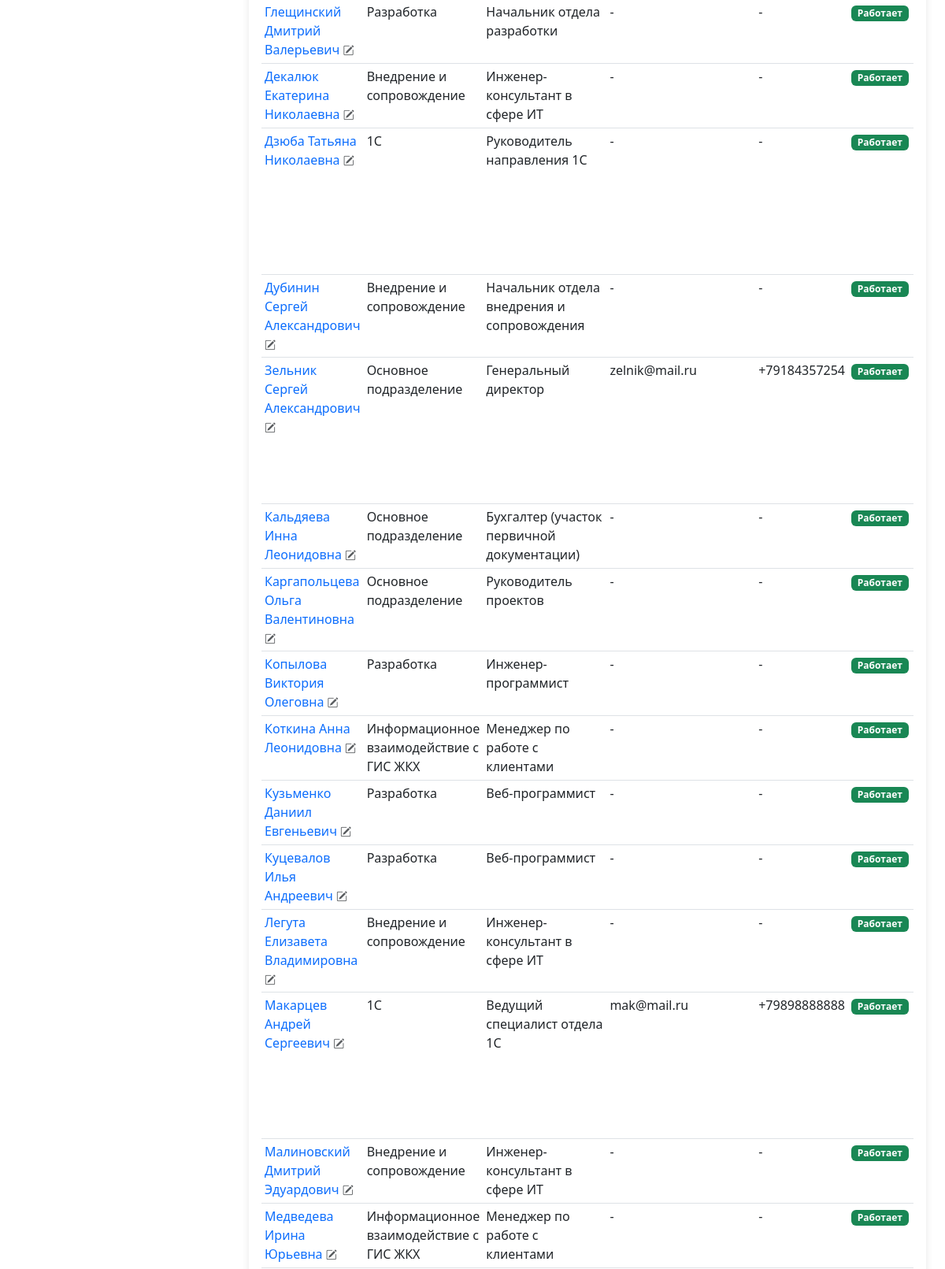
Page /app-admin/staff/ (signed in, middle part) on the earlier database version.
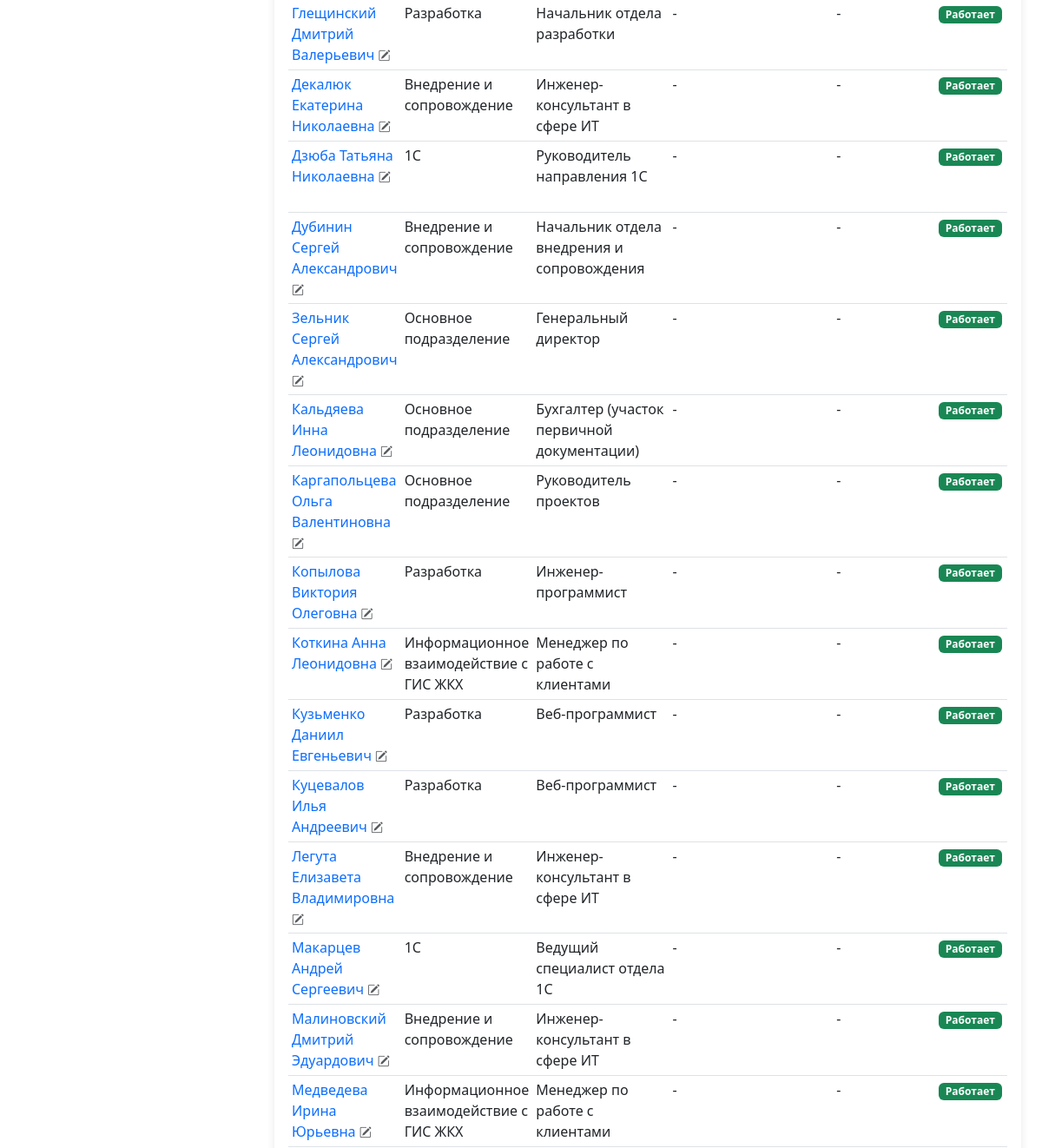
Same page on the later database version.
### employees/models.py (models this page shows, shortened)
class StaffMember(models.Model):
    GENDER_CHOICES = [
        ('M', 'Мужской'),
        ('F', 'Женский'),
    ]
    phone_regex = RegexValidator(
        regex=r'^\+?1?\d{9,15}$',
        message="Номер телефона должен быть в формате: '+999999999'. До 15 цифр."
    )
    first_name = models.CharField(max_length=150, verbose_name='Имя')
    last_name = models.CharField(max_length=150, verbose_name='Фамилия')
    middle_name = models.CharField(max_length=150, blank=True, verbose_name='Отчество')
    phone = models.CharField(validators=[phone_regex], max_length=17, blank=True, null=True, verbose_name='Телефон')
    email = models.EmailField(blank=True, null=True, verbose_name='Email')
    birth_date = models.DateField(null=True, blank=True, verbose_name='Дата рождения')
    department = models.ForeignKey(Department, on_delete=models.SET_NULL, null=True, blank=True, verbose_name='Отдел')
    position = models.ForeignKey(Position, on_delete=models.SET_NULL, null=True, blank=True, verbose_name='Должность')
    gender = models.CharField(max_length=1, choices=GENDER_CHOICES, null=True, blank=True, verbose_name='Пол')
    photo = models.ImageField(upload_to='staff_photos/', blank=True, null=True, verbose_name='Фото')
    office_start_date = models.DateField(verbose_name='С какого момента в офисе', default=timezone.now)
    is_active = models.BooleanField(default=True, verbose_name='Работает')
    employee_profile = models.OneToOneField(Employee, on_delete=models.SET_NULL, null=True, blank=True, related_name='staff_profile', verbose_name='Профиль в системе')
    participates_in_bonus = models.BooleanField(default=True, verbose_name='Участвует в системе премирования')
    class Meta:
        verbose_name = 'Сотрудник компании'
        verbose_name_plural = 'Сотрудники компании'
        ordering = ['last_name', 'first_name']
    def get_full_name(self):
        return f"{self.last_name} {self.first_name} {self.middle_name}".strip()

class Department(models.Model):
    name = models.CharField(max_length=100, verbose_name='Название отдела')
    class Meta:
        verbose_name = 'Отдел'
        verbose_name_plural = 'Отделы'
    def __str__(self):
        return self.name

class Position(models.Model):
    name = models.CharField(max_length=100, verbose_name='Название должности')
    department = models.ForeignKey(Department, on_delete=models.CASCADE, verbose_name='Отдел', related_name='positions', null=True, blank=True)
    class Meta:
        verbose_name = 'Должность'
        verbose_name_plural = 'Должности'

### employees/views.py (the view)
# urls.py: path('app-admin/staff/', views.admin_staff_manage_view, name='admin_staff_manage'),
@login_required
def admin_staff_manage_view(request):
    if not request.user.is_admin:
        messages.error(request, 'У вас нет прав доступа')
        return redirect('home')
    if request.method == 'POST':
        form = StaffMemberForm(request.POST, request.FILES)
        if form.is_valid():
            form.save()
            messages.success(request, 'Сотрудник успешно добавлен!')
            return redirect('admin_staff_manage')
    else:
        form = StaffMemberForm()
    staff_members = StaffMember.objects.select_related('department', 'position', 'employee_profile').order_by('last_name', 'first_name')
    context = {
        'form': form,
        'staff_members': staff_members,
    }
    return render(request, 'employees/admin_staff_manage.html', context)

### employees/context_processors.py (called while the page is built)
def notifications_count(request):
    if request.user.is_authenticated:
        unread_count = Notification.objects.filter(user=request.user, is_read=False).count()
        notifications = Notification.objects.filter(user=request.user).order_by('-created_at')[:10]
        new_support_requests_count = 0
        if request.user.is_admin:
            new_support_requests_count = SupportRequest.objects.filter(status=SupportRequest.STATUS_NEW).count()
        return {
            'unread_notifications_count': unread_count,
            'notifications_list': notifications,
            'new_support_requests_count': new_support_requests_count,
        }
    return {
        'unread_notifications_count': 0,
        'notifications_list': [],
        'new_support_requests_count': 0,
    }

### employees/models.py (called while the page is built)
    @classmethod
    def get_settings(cls):
        settings, created = cls.objects.get_or_create(pk=1)
        return settings

### employees/templatetags/employees_tags.py (called while the page is built)
@register.simple_tag
def get_system_settings():
    return SystemSettings.get_settings()

### templates/employees/admin_staff_manage.html (shortened to what this page needs)
{% extends 'base.html' %}
{% block content_container_class %}container-fluid px-3 px-lg-4{% endblock %}
{% block content %}
<div class="row g-3">
    <div class="col-lg-3 col-md-4">
    </div>
    <div class="col-lg-9 col-md-8">
        <div class="card h-100">
            <div class="card-body">
                <div class="table-responsive">
                    <table class="table table-sm">
                        <tbody>
                            {% for staff in staff_members %}
                            <tr class="staff-row" data-search="{{ staff.get_full_name|lower }} {{ staff.department.name|default:''|lower }} {{ staff.position.name|default:''|lower }} {{ staff.email|default:''|lower }} {{ staff.phone|default:'' }}">
                                <td>
                                    <a href="{% url 'admin_staff_edit' staff.id %}" class="text-decoration-none fw-medium" title="Редактировать">{{ staff.get_full_name }} <i class="bi bi-pencil-square small text-muted"></i></a>
                                </td>
                                <td>{{ staff.department.name|default:"-" }}</td>
                                <td>{{ staff.position.name|default:"-" }}</td>
                                <td>{{ staff.email|default:"-" }}</td>
                                <td>{{ staff.phone|default:"-" }}</td>
                                <td>
                                    {% if staff.is_active %}
                                        <span class="badge bg-success">Работает</span>
                                    {% else %}
                                        <span class="badge bg-secondary">Не работает</span>
                                    {% endif %}
                                </td>
                                <td>
                                </td>
                            </tr>
                            {% empty %}
                            <tr id="staffEmptyRow">
                                <td colspan="8" class="text-center text-muted">Нет сотрудников</td>
                            </tr>
                            {% endfor %}
                        </tbody>
                    </table>
                </div>
            </div>
        </div>
    </div>
</div>
{% endblock %}

Differences in the rows shown:
changed StaffMember "Зельник Сергей Александрович": email "zelnik@mail.ru" → "-"; phone "+79184357254" → "-"
changed StaffMember "Макарцев Андрей Сергеевич": email "mak@mail.ru" → "-"; phone "+79898888888" → "-"
